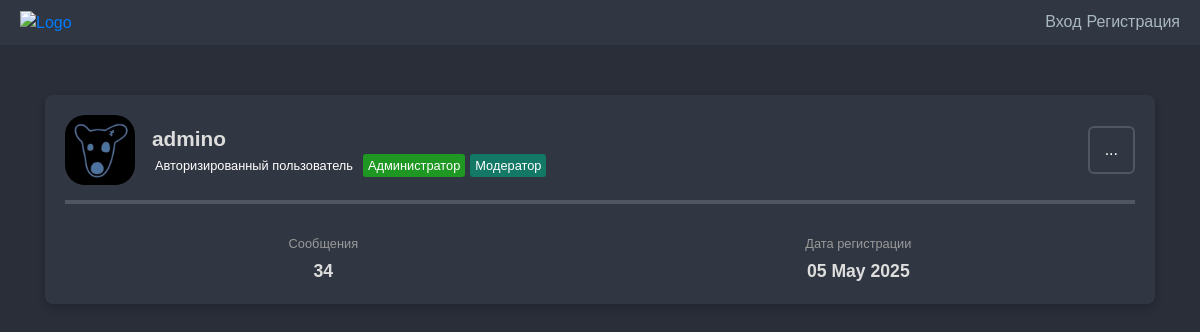
Page /profile/1/ on the committed database.
### data/users.py (models this page shows, shortened)
class User(SqlAlchemyBase, UserMixin):
    __tablename__ = 'users'
    id = sqlalchemy.Column(sqlalchemy.Integer, primary_key=True, unique=True, autoincrement=True)
    nickname = sqlalchemy.Column(sqlalchemy.String, nullable=False)
    about = sqlalchemy.Column(sqlalchemy.String, nullable=True)
    email = sqlalchemy.Column(sqlalchemy.String, unique=True, nullable=True)
    hashed_password = sqlalchemy.Column(sqlalchemy.String, nullable=False)
    created_date = sqlalchemy.Column(sqlalchemy.DateTime, default=datetime.datetime.now)
    has_avatar = sqlalchemy.Column(sqlalchemy.Boolean, nullable=False, default=False)
    avatar_format = sqlalchemy.Column(sqlalchemy.String)
    has_ban = sqlalchemy.Column(sqlalchemy.Boolean, nullable=False, default=False)
    reason_ban = sqlalchemy.Column(sqlalchemy.String)
    roles = sqlalchemy.orm.relationship("Role",
                                  secondary="role_to_user",
                                  backref="user")
    posts = sqlalchemy.orm.relationship('Post', backref='author')

### data/roles.py (models this page shows)
class Role(SqlAlchemyBase):
    __tablename__ = 'roles'
    id = sqlalchemy.Column(sqlalchemy.Integer, primary_key=True, autoincrement=True)
    title = sqlalchemy.Column(sqlalchemy.String, nullable=False, unique=True)
    title_on_russian = sqlalchemy.Column(sqlalchemy.String, nullable=False, unique=True)
    background_color = sqlalchemy.Column(sqlalchemy.String, nullable=False)
    description = sqlalchemy.Column(sqlalchemy.String)
    permissions = orm.relationship("Permission",
                                  secondary="role_to_permission",
                                  backref="role")

### main.py (the view)
@app.route('/profile/<int:user_id>/')
def profile(user_id):
    session = db_session.create_session()
    view_user = session.query(User).filter(User.id == user_id).first()
    return render_template('profile.html', view_user=view_user)

### data/db_session.py (called while the page is built)
def create_session() -> Session:
    global __factory
    return __factory()

### templates/profile.html (shortened to what this page needs)
{% extends "base.html" %}
{% block content %}
<link rel="stylesheet" type="text/css" href="{{url_for('static', filename='css/profile.css')}}">
<div class="profile-block">
    <div class="user-info">
        <div class="user-avatar">
            {% if view_user.has_avatar %}
            <img src="/static/image/avatars/avatar_{{view_user.id}}.{{view_user.avatar_format}}">
            {% else %}
            S
            {% endif %}
        </div>
        <div class="user-details">
            <div class="user-name">{{view_user.nickname}}</div>
            <div class="user-roles">
                {% for role in view_user.roles %}
                <div style="background-color: #{{role.background_color}}">{{role.title_on_russian}}</div>
                {% endfor %}
            </div>
        </div>
        <div class="dropdown-hover-menu">
            <a href="#" class="dropdown-hover-button" id="dropdown-hover-button">...</a>
        </div>
    </div>
    <div class="user-stats">
        <div class="stat-item">
            <div class="stat-label">Сообщения</div>
            <div class="stat-value">{{view_user.posts|length}}</div>
        </div>
        <div class="stat-item">
            <div class="stat-label">Дата регистрации</div>
            <div class="stat-value">{{view_user.created_date.strftime("%d %b %Y")}}</div>
        </div>
    </div>
</div>
{% endblock content %}

### static/css/style.css (style rules this page uses)
body { background-color: #181a1b; color: #ddd; font-family: sans-serif; align-items: center; min-height: 100vh; margin: 0; padding: 0; }
.dropdown-hover-menu { position: relative; display: inline-block; }
.dropdown-hover-button { padding: 10px 15px; border-radius: 6px; cursor: pointer; text-decoration: none; display: inline-block; color: #fff; }

### static/css/dark.css (style rules this page uses)
body { background-color: #292e39; font-family: sans-serif; }
.dropdown-hover-button { background-color: #313742; border: 2px solid #505662; }
.profile-block { background-color: #313742; box-shadow: 0 4px 8px rgba(0, 0, 0, 0.2); }
.user-info { border-bottom: 4px solid #505662; }
.stat-label { color: #999; }

### static/css/profile.css (style rules this page uses)
.profile-block { align: center max-width: 450px; border-radius: 8px; padding: 20px; display: flex; flex-direction: column; align-items: stretch; }
.user-info { display: flex; align-items: center; margin-bottom: 30px; padding-bottom: 15px; }
.user-avatar { width: 70px; height: 70px; border-radius: 8px; display: flex; justify-content: center; align-items: center; font-size: 3em; margin-right: 15px; }
.user-details { flex: 1; }
.user-name { font-size: 1.3em; font-weight: bold; padding-left: 2px; }
.user-stats { display: flex; justify-content: space-around; }
.stat-item { display: flex; flex-direction: column; align-items: center; }
.stat-label { font-size: 0.8em; margin-bottom: 5px; }
.stat-value { font-size: 1.1em; font-weight: bold; }
.user-roles { display: flex; flex-wrap: wrap; align-items: center; }
.user-roles div { margin-right: 5px; padding: 2px 5px; border-radius: 3px; color: #fff; font-size: 0.8em; white-space: nowrap; }
.user-roles div:last-child { margin-right: 0; }
.user-avatar img { width: 100%; height: 100%; border-radius:20px; object-fit: cover; object-position: center; }

### rows in the picture
User: nickname "admino", created_date "05 May 2025"
Role: title_on_russian "Авторизированный пользователь"
Role: title_on_russian "Администратор"
Role: title_on_russian "Модератор"

### other values in the picture
{{ view_user.posts|length }} "34"
